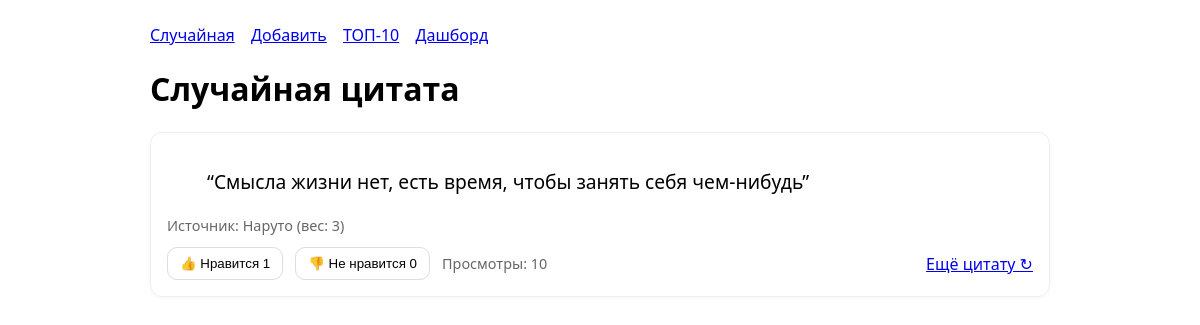
The page / on the database its author committed.
### quotes/models.py (models this page shows, shortened)
class Quote(models.Model):
    source = models.ForeignKey(Source, on_delete=models.CASCADE, related_name='quotes')
    text = models.TextField()
    text_normalized = models.TextField(editable=False)
    weight = models.PositiveIntegerField(default=1)
    views = models.PositiveIntegerField(default=0)
    likes = models.PositiveIntegerField(default=0)
    dislikes = models.PositiveIntegerField(default=0)
    is_active = models.BooleanField(default=True)
    created_at = models.DateTimeField(auto_now_add=True)
    class Meta:
        constraints = [
            UniqueConstraint(fields=['source', 'text_normalized'], name='uq_quote_source_textnorm'),
        ]

class Source(models.Model):
    name = models.CharField(max_length=255, unique=True)
    type = models.CharField(
        max_length=50,
        choices=[('movie', 'Movie'), ('book', 'Book'), ('other', 'Other')],
        default='other'
    )
    created_at = models.DateTimeField(auto_now_add=True)
    class Meta:
        ordering = ['name']

### quotes/views.py (the view)
# urls.py: path('', views.random_quote, name='random'),
def random_quote(request):
    qs = Quote.objects.filter(is_active=True)
    if not qs.exists():
        return render(request, 'quotes/random.html', {'quote': None})
    pairs = list(qs.values_list('id', 'weight'))
    ids, weights = zip(*pairs)
    chosen_id = random.choices(population=ids, weights=weights, k=1)[0]
    session_key = _get_session_key(request)
    with transaction.atomic():
        Quote.objects.filter(pk=chosen_id).update(views=F('views') + 1)
        ViewEvent.objects.create(quote_id=chosen_id, session_key=session_key)
    quote = Quote.objects.get(pk=chosen_id)
    return render(request, 'quotes/random.html', {'quote': quote})

### quotes/views.py (called while the page is built)
def _get_session_key(request):
    if not request.session.session_key:
        request.session.save()
    return request.session.session_key

### templates/quotes/random.html (shortened to what this page needs)
{% extends 'base.html' %}
{% block content %}
  <h1>Случайная цитата</h1>
  {% if quote %}
  <div class="card">
    <blockquote style="font-size:1.2rem; line-height:1.5">
      “{{ quote.text|linebreaksbr }}”
    </blockquote>
    <div class="muted">Источник: {{ quote.source.name }} (вес: {{ quote.weight }})</div>
    <div class="row" style="margin-top:12px">
      <button onclick="vote('{{ quote.pk }}','like')">👍 Нравится <span id="likes">{{ quote.likes }}</span></button>
      <button onclick="vote('{{ quote.pk }}','dislike')">👎 Не нравится <span id="dislikes">{{ quote.dislikes }}</span></button>
      <span class="muted">Просмотры: {{ quote.views }}</span>
      <a href="{% url 'quotes:random' %}" style="margin-left:auto">Ещё цитату ↻</a>
    </div>
  </div>
  {% else %}
    <p>Цитат пока нет. <a href="{% url 'quotes:add' %}">Добавить первую</a>.</p>
  {% endif %}
{% endblock %}

### templates/base.html (style rules this page uses)
body { font-family: system-ui, sans-serif; max-width: 900px; margin: 24px auto; padding: 0 16px; }
.card { border: 1px solid #eee; border-radius: 12px; padding: 16px; box-shadow: 0 1px 4px rgba(0,0,0,.04); }
.muted { color: #666; font-size: .9rem; }
.row { display: flex; gap: 12px; align-items: center; }
button { padding: 8px 12px; border-radius: 10px; border: 1px solid #ddd; cursor: pointer; background: #fff; }

### rows shown on the page
Quote: text "Смысла жизни нет, есть время, чтобы занять себя чем-нибудь", source.name "Наруто", weight "3", likes "1", dislikes "0", views "10"
